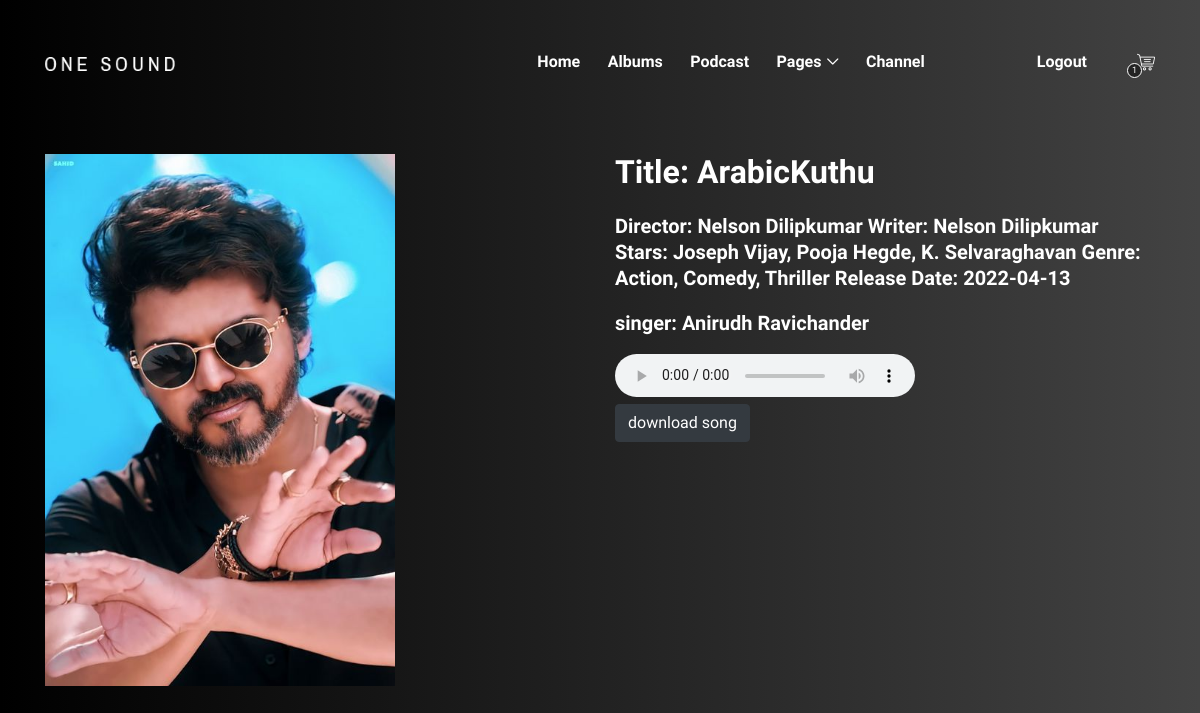
The app's page /play/1 with its own data.
### music/models.py (models this page shows, shortened)
class Song(models.Model):
    song_id = models.AutoField(primary_key=True)
    name = models.CharField(max_length=2000)
    singer= models.ForeignKey(Singer, on_delete=models.CASCADE)
    tags = models.CharField(max_length=1000)
    image = models.ImageField(upload_to='images')
    song = models.FileField(upload_to='audio_files')

class Singer(models.Model):
    name = models.CharField(max_length=1000)
    image = models.ImageField(upload_to='images')
    def __str__ (self):
         return self.name

### app1/views.py (the view)
# urls.py: path('play/<int:id>',views.play,name='play'),
def play(request,id):
    song = Song.objects.filter(song_id=id).first()
    return render(request, 'play.html',{'song':song})

### templates/play.html (shortened to what this page needs)
{% extends 'basic.html' %}
{% block body %}
<head>
   {% load static %}
</head>
<div class="background-image">
<div class = " container" style="padding-top: 10%;">
    <div class ="row">
        <div class ="col-md-6" style="padding-top: 3%;">
            <img src="/media/{{song.image}}" alt="" height="250px" width="350px">
        </div>
        <div class="col-md-6">
            <h2 style ="padding-top: 6%; font-weight: 550; color:white;">Title: {{song.name}}</h2>
            <h5 style = "padding-top: 2%; font-weight: 550;color:white;"> {{song.tags}}</h5>
            <h5 style = "padding-top: 2%; font-weight: 550;color:white;">singer: {{song.singer}}</h5>
            <audio controls  style="padding-top:2%">
                <source src="/media/{{song.song}}" type="audio/mp3">
            </audio>
            <div class="padding-top:2%">
                <a class="btn btn-dark" href="/media/{{song.song}}" role="button">download song</a>
            </div>
        </div>
    </div>
</div>
</div>
{% endblock %}

### app1/static/style.css (style rules this page uses)
* { margin: 0; padding: 0; }
body { font-family: "Archivo Narrow", sans-serif; font-size: 14px; }
h1, h2, h3, h4, h5, h6 { font-family: "Archivo Narrow", sans-serif; color: #000000; line-height: 1.3; font-weight: 700; }
a, a:hover, a:focus { -webkit-transition-duration: 500ms; transition-duration: 500ms; text-decoration: none; outline: 0 solid transparent; color: #000000; font-weight: 700; font-size: 16px; font-family: "Archivo Narrow", sans-serif; }
img { height: auto; max-width: 100%; }

### app1/static/css/classy-nav.css (style rules this page uses)
* { margin: 0; padding: 0; }
body { font-family: "Roboto", sans-serif; }
img { height: auto; max-width: 100%; }

### templates/play.html (style rules this page uses)
.background-image { background-image: linear-gradient(to right, black 0%, #434343 100%); background-size: cover; height: 150vh; }

### records on screen
Song: image (picture), name "ArabicKuthu", tags "Director: Nelson Dilipkumar Writer: Nelson Dilipkumar Stars: Joseph Vijay, Pooja Hegde, K. Selvaraghavan Genre: Action, Comedy, Thriller Release Date: 2022-04-13", singer "Anirudh Ravichander"
